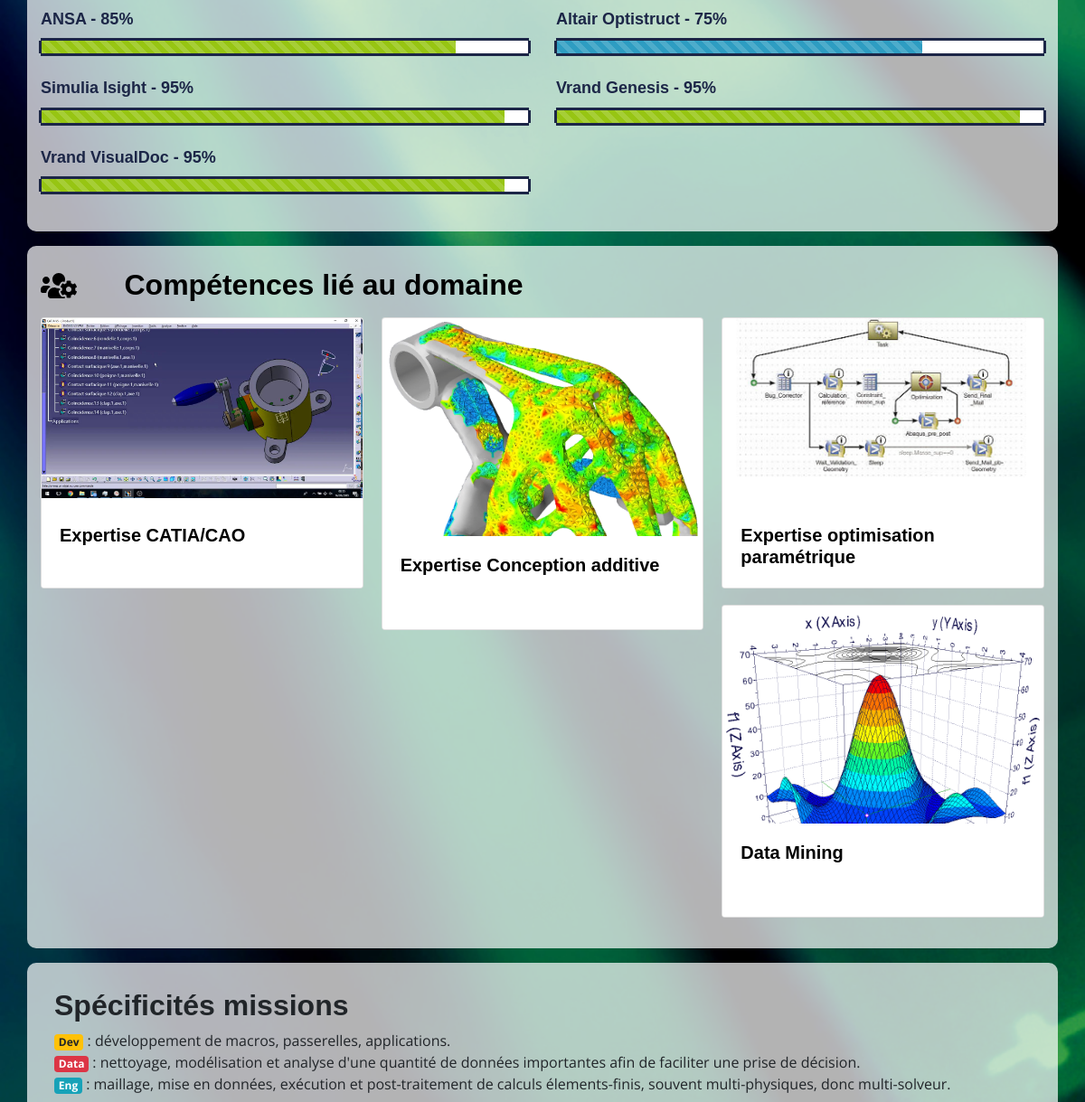
Before: /CVeng/ (middle part) with the older database file.
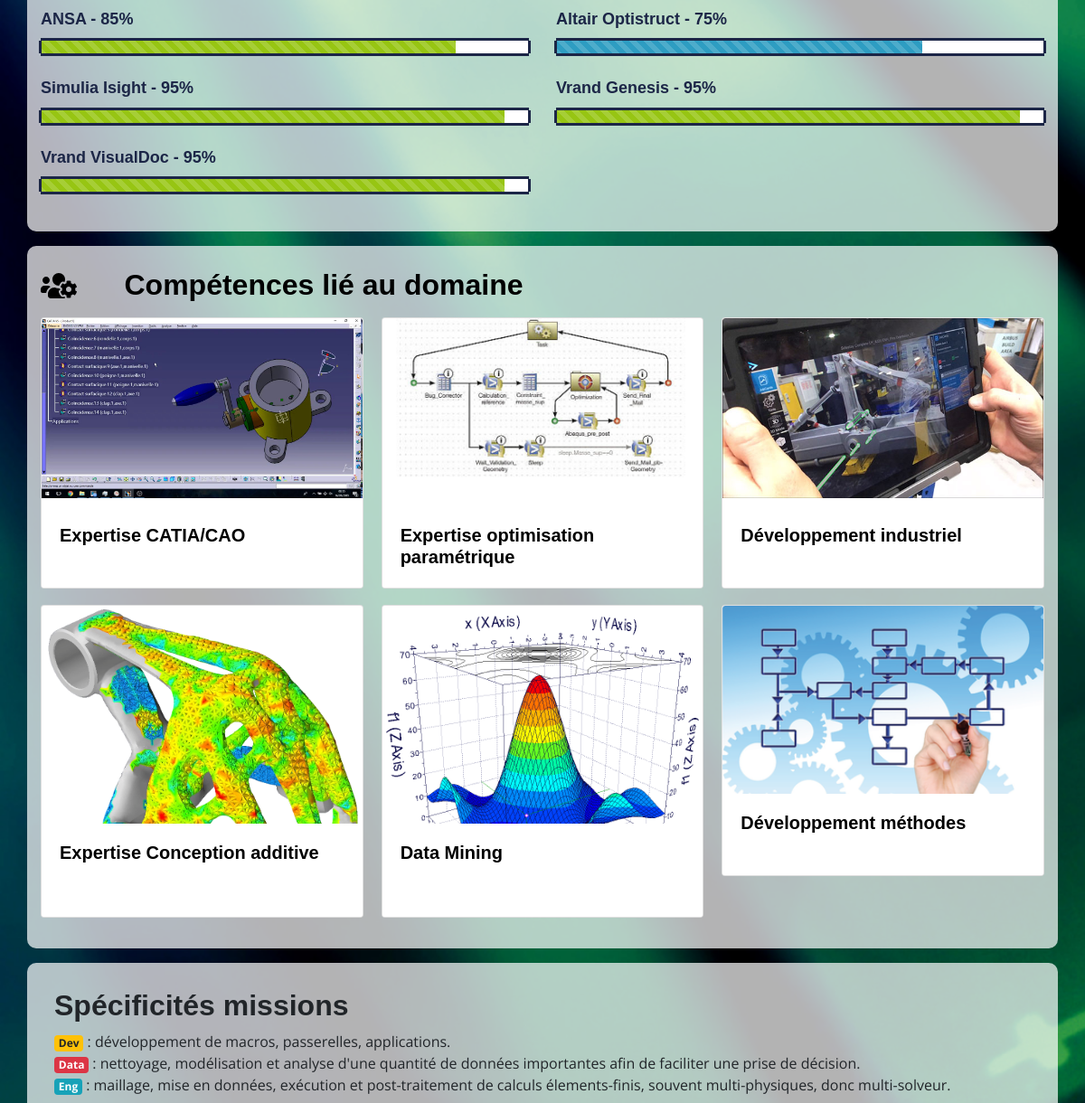
After: the same page with the newer database file.
### cvapp/models.py (models this page shows, shortened)
class CompGraph(db.Model):
    id = db.Column(db.Integer, primary_key=True)
    name = db.Column(db.String(50), nullable=False)
    wc = db.Column(db.Enum(WorkClass), nullable=False)
    percentvalue = db.Column(db.Integer, nullable=False)

class CompGlob(db.Model):
    id = db.Column(db.Integer, primary_key=True)
    name = db.Column(db.String(50), nullable=False)
    img = db.Column(db.String(50), nullable=True)
    wc = db.Column(db.Enum(WorkClass), nullable=False)
    short = db.Column(db.String(200), nullable=False)

### cvapp/views.py (the view)
@routes.route('/CVeng/')
def engcv():return rendercv('Eng')

### cvapp/utils.py (called while the page is built)
def find_tcomp(workclass):
    if workclass == 'All' : return CompGraph.query.all()
    complist = CompGraph.query.filter(
        CompGraph.wc == WorkClass['DataDevEng']).all()
    if workclass == 'Data' or workclass == 'Dev':
        complist += CompGraph.query.filter(
            CompGraph.wc == WorkClass['DataDev']).all()
    if workclass == 'Data' or workclass == 'Eng':
        complist += CompGraph.query.filter(
            CompGraph.wc == WorkClass['DataEng']).all()
    if workclass == 'Dev' or workclass == 'Eng':
        complist += CompGraph.query.filter(
            CompGraph.wc == WorkClass['DevEng']).all()
    complist += CompGraph.query.filter(
        CompGraph.wc == WorkClass[workclass]).all()
    return complist

def find_gcomp(workclass):
    if workclass == 'All' :
        return CompGraph.query.filter(
            CompGlob.wc == WorkClass['DataDevEng']).all()
    else :
        complist = CompGlob.query.filter(
            CompGlob.wc == WorkClass[workclass]).all()
        if workclass == 'Data' or workclass == 'Dev':
            complist += CompGlob.query.filter(
                CompGlob.wc == WorkClass['DataDev']).all()
        if workclass == 'Data' or workclass == 'Eng':
            complist += CompGlob.query.filter(
                CompGlob.wc == WorkClass['DataEng']).all()
        if workclass == 'Dev' or workclass == 'Eng':
            complist += CompGlob.query.filter(
                CompGlob.wc == WorkClass['DevEng']).all()
        return complist

### cvapp/views.py (called while the page is built)
def rendercv(Wkclass):
    myUrl = 'Page_AboutMe.html'
    if Wkclass == 'All' :
        gcomplist = find_gcomp('DataDevEng')
        tcomplist = None
    else :
        tcomplist = find_tcomp(Wkclass)
        gcomplist = find_gcomp(Wkclass)
    print(Wkclass)
    return render_template(myUrl,
                            type=Wkclass,
                            tcomplist=tcomplist,
                            gcomplist=gcomplist)

### cvapp/templates/Page_AboutMe.html (shortened to what this page needs)
{% extends 'base.html' %}
{% block content %}
      {% if tcomplist: %}
        {% include 'bloc_SkillBars.html' %}
      {% endif %}
      {% if gcomplist: %}
        {% include 'bloc_skilldescr.html' %}
      {% endif %}
      {% include 'bloc_XpTable.html' %}
{% endblock %}

### cvapp/templates/base.html (shortened to what this page needs)
<!DOCTYPE html>
<html>
  <head>
    <link href="https://stackpath.bootstrapcdn.com/bootstrap/4.3.1/css/bootstrap.min.css" rel="stylesheet">
    <link href="{{ url_for('static', filename='css/style.css') }}" rel="stylesheet">
  </head>
  <body>
    {% block content %}{% endblock %}
  </body>
</html>

### cvapp/templates/bloc_SkillBars.html (shortened to what this page needs)
<div class="container blocgenerique">
  <section class="row">
    {% for comp in tcomplist %}
       <div class="col-md-6">
            <h3 class="progress-title">{{comp.name}} - {{comp.percentvalue}}%</h3>
            <div class="progress">
                <div class="progress-bar
                {% if comp.percentvalue > 75 %} progress-bar-clear
                {% else %} progress-bar-info
                {% endif %} progress-bar-striped active" style="width:{{comp.percentvalue}}%"></div>
            </div>
        </div>
    {% endfor %}
  </section>
</div>

### cvapp/templates/bloc_skilldescr.html (shortened to what this page needs)
<div class="container blocgenerique">
  <section class="row">
      <div class="row col-12 pb-2 mt-2">
        <div class="icontitle col-md-1 d-none d-md-block"> <img src="{{ url_for('static', filename='img/svg/users-cog.svg') }}" alt height="40" width="40"></div>
        {% if type == 'All' %}
        <div class="col-md-11"><h2> Compétences du consultant </h2> </div>
        {% else %}
        <div class="col-md-11"><h2> Compétences lié au domaine </h2> </div>
        {% endif %}
      </div>
      <div class="container">
        <div class="card-columns">
      {% for comp in gcomplist %}
      <div class="card">
        <img class="card-img-top" {% if comp.img!=None: %} src="{{url_for('static', filename=comp.img) }}") {% endif %} alt="Card image cap">
        <div class="card-body">
          <h5 class="card-title">{{comp.name}}</h5>
        </div>
      </div>
      {% endfor %}
        </div>
      </div>
  </section>
</div>

### cvapp/templates/bloc_XpTable.html (shortened to what this page needs)
        <div class="container blocgenerique">
          <section class="col-sm-12 table-responsive">
            <table class="table table-bordered table-striped table-condensed">
              <caption>
                <h2>Spécificités missions</h2>
                <p><span class="badge badge-warning">Dev</span> : développement de macros, passerelles, applications.<br>
                <span class="badge badge-danger">Data</span> : nettoyage, modélisation et analyse d'une quantité de données importantes afin de faciliter une prise de décision.<br>
                <span class="badge badge-info">Eng</span> : maillage, mise en données, exécution et post-traitement de calculs élements-finis, souvent multi-physiques, donc multi-solveur.</p>
              </caption>
            </table>
          </section>
        </div>

### cvapp/static/css/style.css (style rules this page uses)
body { font-family: "Open Sans", "Roboto", sans-serif; color: white; background-image: url("../img/green-computer.jpg");background-size: cover; }
.blocgenerique { background-color: rgba(255, 255, 255, .7); border-radius: 10px; color: black; padding-top: 1rem;padding-bottom: 1rem;margin-top : 1rem;margin-bottom: 1rem; }
.icontitle { height: 40px;padding-bottom:1rem; }
[class*="progress-bar"] { background-color: #343a40; }
caption { caption-side: top; color: inherit; }
table { font-family: "Roboto", sans-serif; color: white; }
h1, h2, h3, h4, h5 { font-family: "Open Sans", sans-serif; color: inherit; }
p { font-family: "Open Sans", "Sofia-pro", "Roboto", sans-serif; }
.blogmd h1, h2, h3, h4, h5 { font-family: "Oswald", sans-serif; font-weight: bold; }
.card { display: inline-block; position: relative; overflow: hidden; min-height: 300px; height: 100%; }
.card-body .card-title { margin-bottom: calc(50% + 20px); transition: 1.5s ease; }
.card-body { position: absolute; bottom: 0; left: 0; right: 0; height: 30%; background-color: #fff; transition: 1.5s ease; color: black; }
body { margin: 0; }
.progress-title { font-size: 18px; font-weight: 700; color: #1c2647; margin: 0 0 10px; }
.progress { height: 20px; background: #fff; border-top: 3px solid #1c2647; border-bottom: 3px solid #1c2647; border-radius: 0; margin-bottom: 25px; overflow: visible; position: relative; }
.progress:before, .progress:after { content: ""; width: 3px; background: #1c2647; position: absolute; top: 0; left: -2px; bottom: 0; }
.progress:after { left: auto; right: -2px; }
.progress .progress-bar { border: none; box-shadow: none; -webkit-animation: 2s linear 0s normal none infinite running progress-bar-stripes,animate-positive 1s; animation: 2s linear 0s normal none infinite running progress-bar-stripes,animate-positive 1s; }
.progress-bar-info { background-color: #2e9dc2; }
.progress-bar-clear { background-color: #97c513; }

Changed rows visible on the page:
now on this page (row edited): CompGlob: img (picture), name "Développement industriel"
now on this page (row edited): CompGlob: img (picture), name "Développement méthodes"
